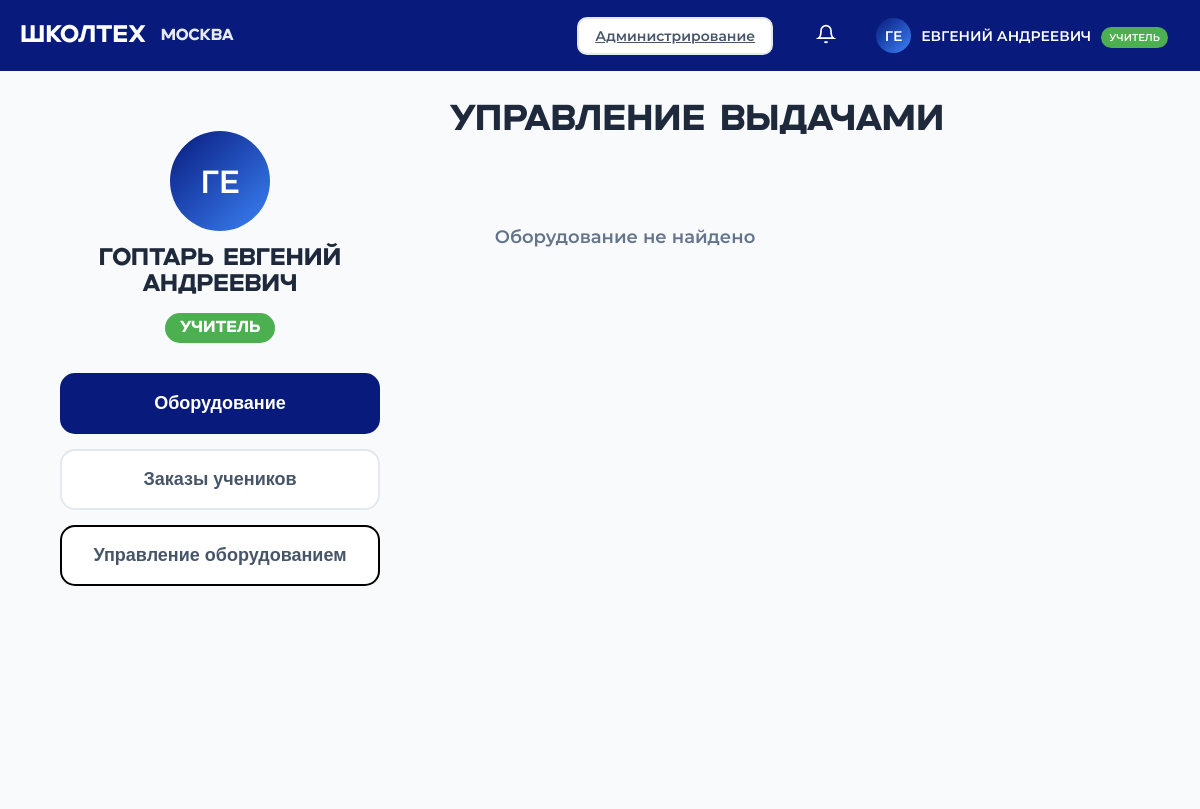
Page /rentals (signed in) on the committed database.
### tables this page shows
CREATE TABLE users
                 (id INTEGER PRIMARY KEY AUTOINCREMENT,
                  first_name TEXT NOT NULL,
                  last_name TEXT NOT NULL,
                  middle_name TEXT,
                  school_number TEXT NOT NULL,
                  class TEXT NOT NULL,
                  username TEXT UNIQUE NOT NULL,
                  email TEXT UNIQUE NOT NULL,
                  password TEXT NOT NULL,
                  role TEXT NOT NULL DEFAULT 'student',
                  is_active BOOLEAN DEFAULT 1,
                  created_at TIMESTAMP DEFAULT CURRENT_TIMESTAMP);

### application.py (the view)
@app.route('/rentals')
def rentals():
    if 'user_id' not in session:
        return redirect(url_for('register'))
    user_data = get_user_by_id(session['user_id'])
    if not user_data:
        return redirect(url_for('register'))
    equipment = get_equipment_by_school(user_data['school_number'])
    student_requests = []
    if user_data['role'] == 'student':
        student_requests = get_student_requests(session['user_id'])
    unread_count = get_unread_notifications_count(session['user_id'])
    return render_template('rentals.html', user=user_data, equipment=equipment,
                         student_requests=student_requests, unread_count=unread_count)

### application.py (called while the page is built, shortened)
def get_db_connection():
    for attempt in range(5):
        try:
            with db_lock:
                conn = sqlite3.connect(MAIN_DB, timeout=30.0)
                conn.row_factory = sqlite3.Row
                conn.execute("PRAGMA foreign_keys = ON")
                conn.execute("PRAGMA journal_mode = WAL")
                return conn
        except sqlite3.OperationalError:
            if attempt < 4:
                time.sleep(0.1)
                continue
            raise
    raise sqlite3.OperationalError("Не удалось подключиться к базе")

def get_user_by_id(user_id):
    try:
        conn = get_db_connection()
        c = conn.cursor()
        c.execute("SELECT * FROM users WHERE id = ?", (user_id,))
        user = c.fetchone()
        conn.close()
        if user:
            return format_user_data(dict(user))
        return None
    except:
        return None

def format_user_data(user_dict):
    user_dict['avatar'] = f"{user_dict['last_name'][0]}{user_dict['first_name'][0]}" if user_dict.get('last_name') and user_dict.get('first_name') else '??'
    user_dict['role_display'] = 'УЧИТЕЛЬ' if user_dict.get('role') == 'teacher' else 'УЧЕНИК'
    return user_dict

def get_equipment_by_school(school_number):
    try:
        conn = get_db_connection()
        c = conn.cursor()
        c.execute('''SELECT * FROM equipment WHERE school_number = ? ORDER BY name''', (school_number,))
        equipment = [dict(row) for row in c.fetchall()]
        conn.close()
        return equipment
    except:
        return []

def get_unread_notifications_count(user_id):
    try:
        conn = get_db_connection()
        c = conn.cursor()
        c.execute("SELECT COUNT(*) FROM notifications WHERE user_id = ? AND is_read = 0", (user_id,))
        count = c.fetchone()[0]
        conn.close()
        return count
    except:
        return 0

@app.before_request
def basic_security():
    return None

### templates/rentals.html (shortened to what this page needs)
<!DOCTYPE html>
<html lang="ru">
<head>
    <link rel="stylesheet" href="{{ url_for('static', filename='style.css') }}">
</head>
<body>
    <nav class="navbar">
        <div class="logo-section">
            <a href="{{ url_for('home') }}" class="logo-link">
                <div class="logo-text">ШКОЛТЕХ</div>
            </a>
            <div class="location">МОСКВА</div>
        </div>
        <div class="user-section">
            {% if user and user.role == 'teacher' %}
            <a href="{{ url_for('admin_panel') }}" class="admin-nav-btn" style="margin-right: 15px;">
                Администрирование
            </a>
            {% endif %}
            <div class="notification-icon" id="notificationIcon">
                <svg width="20" height="20" viewBox="0 0 24 24" fill="none" stroke="currentColor" stroke-width="2">
                    <path d="M18 8A6 6 0 0 0 6 8c0 7-3 9-3 9h18s-3-2-3-9"></path>
                    <path d="M13.73 21a2 2 0 0 1-3.46 0"></path>
                </svg>
            </div>
            <a href="{{ url_for('account') }}" class="user-profile-link">
                <div class="user-profile">
                    <div class="avatar">{{ user.avatar }}</div>
                    <div class="user-info">
                        <div class="username">{{ user.first_name }} {% if user.middle_name %}{{ user.middle_name }}{% endif %}</div>
                        <div class="user-role {{ user.role }}">{{ user.role_display }}</div>
                    </div>
                </div>
            </a>
        </div>
    </nav>
    <div class="content vydachi-content">
        <div class="profile-section">
            <div class="user-profile-large">
                <div class="avatar-xlarge">{{ user.avatar }}</div>
                <div class="user-fullname-large">
                    {{ user.last_name }} {{ user.first_name }} {% if user.middle_name %}{{ user.middle_name }}{% endif %}
                </div>
                <div class="user-role-large {{ user.role }}">{{ user.role_display }}</div>
            </div>
            <div class="category-buttons">
                <button class="category-btn active" onclick="showSection('equipment', this)">Оборудование</button>
                {% if user.role == 'student' %}
                <button class="category-btn" onclick="showSection('my-requests', this)">Мои заказы</button>
                {% else %}
                <button class="category-btn" onclick="showSection('requests', this)">Заказы учеников</button>
                <button class="category-btn-additional" onclick="showAddEquipmentForm()">Управление оборудованием</button>
                {% endif %}
            </div>
        </div>
        <div class="orders-section">
            <h1 class="orders-title">
                {% if user.role == 'student' %}ДОСТУПНОЕ ОБОРУДОВАНИЕ{% else %}УПРАВЛЕНИЕ ВЫДАЧАМИ{% endif %}
            </h1>
            <div id="equipment-section" class="section-content">
                <div class="equipment-grid">
                    {% if equipment %}
                        {% for item in equipment %}
                        <div class="equipment-card">
                            <img src="{{ url_for('static', filename=item.image_path) }}"
                                alt="{{ item.name }}"
                                class="equipment-image"
                                onerror="this.src='{{ url_for('static', filename='images/placeholder.jpg') }}'">
                            {% if item.available == 0 %}
                            <div class="unavailable-overlay">
                                <div class="unavailable-text">Нет в наличии</div>
                            </div>
                            {% endif %}
                            <div class="equipment-content">
                                <h3 class="equipment-name">{{ item.name }}</h3>
                                <p class="equipment-description">{{ item.description if item.description else 'Описание отсутствует' }}</p>
                                <span class="equipment-class {{ item.category }}">
                                    {% if item.category == 'technology' %}ТЕХНОЛОГИИ
                                    {% elif item.category == 'biology' %}БИОЛОГИЯ
                                    {% elif item.category == 'informatics' %}ИНФОРМАТИКА
                                    {% elif item.category == 'chemistry' %}ХИМИЯ
                                    {% elif item.category == 'physics' %}ФИЗИКА
                                    {% else %}ДРУГОЕ{% endif %}
                                </span>
                                <div class="equipment-meta">
                                    <small>Доступно: {{ item.available if item.available is not none else 0 }} шт.</small>
                                    <small>Добавил: {{ item.creator_name if item.creator_name else 'Система' }}</small>
                                </div>
                                {% if user.role == 'student' %}
                                    {% if item.available and item.available > 0 %}
                                    <button class="order-button" onclick="requestEquipment({{ item.id }})">ПОДАТЬ ЗАЯВКУ</button>
                                    {% else %}
                                    <button class="order-button disabled" disabled>НЕТ В НАЛИЧИИ</button>
                                    {% endif %}
                                {% endif %}
                            </div>
                        </div>
                        {% endfor %}
                    {% else %}
                        <div class="no-equipment">
                            <p>Оборудование не найдено</p>
                        </div>
                    {% endif %}
                </div>
            </div>
        </div>
    </div>
</body>
</html>

### static/style.css (style rules this page uses)
* { margin: 0; padding: 0; box-sizing: border-box; }
body { font-family: 'MONTSERRAT'; background-color: #f8fafc; }
.navbar { background-color: #081B7D; color: white; padding: 12px 20px; display: flex; justify-content: space-between; align-items: center; }
.logo-section { display: flex; align-items: center; gap: 15px; font-family: 'UNCAGE', sans-serif; }
.logo-text { font-size: 24px; font-weight: bold; }
.location { font-size: 16px; opacity: 0.9; }
.user-section { display: flex; align-items: center; gap: 20px; }
.notification-icon { cursor: pointer; padding: 8px; border-radius: 50%; position: relative; }
.user-profile { display: flex; align-items: center; gap: 10px; cursor: pointer; padding: 8px 12px; border-radius: 20px; transition: background-color 0.3s; }
.avatar { width: 35px; height: 35px; background: linear-gradient(135deg, #081B7D, #3b82f6); border-radius: 50%; display: flex; align-items: center; justify-content: center; font-weight: bold; font-size: 14px; color: white; }
.username { font-size: 14px; }
.user-role { padding: 2px 8px; border-radius: 12px; font-size: 10px; font-weight: bold; margin-top: 4px; }
.user-role.teacher { background-color: #4CAF50; color: white; }
.admin-nav-btn { padding: 8px 16px; background: white; border: 2px solid #e2e8f0; border-radius: 10px; font-size: 14px; font-weight: bold; color: #475569; cursor: pointer; text-align: center; font-family: 'Montserrat; }
.logo-link { text-decoration: none; color: white !important; }
.user-profile-link { text-decoration: none; color: inherit; }
.user-profile { display: flex; align-items: center; gap: 10px; padding: 6px 12px; border-radius: 20px; transition: background-color 0.3s; cursor: pointer; }
.avatar { width: 35px; height: 35px; background: linear-gradient(135deg, #081B7D, #3b82f6); border-radius: 50%; display: flex; align-items: center; justify-content: center; font-weight: bold; font-size: 14px; color: white; flex-shrink: 0; }
.user-info { display: flex; align-items: center; gap: 10px; }
.username { font-size: 14px; color: white; white-space: nowrap; }
.user-role { padding: 4px 8px; border-radius: 12px; font-size: 10px; font-weight: bold; white-space: nowrap; flex-shrink: 0; }
.content { padding: 40px; }

### templates/rentals.html (style rules this page uses)
.vydachi-content { padding: 30px; min-height: calc(100vh - 60px); display: flex; gap: 40px; }
.profile-section { flex: 0 0 33.333%; background: #f8fafc; border-radius: 20px; padding: 30px; display: flex; flex-direction: column; gap: 30px; }
.user-profile-large { display: flex; flex-direction: column; align-items: center; gap: 15px; text-align: center; }
.avatar-xlarge { width: 100px; height: 100px; background: linear-gradient(135deg, #081B7D, #3b82f6); border-radius: 50%; display: flex; align-items: center; justify-content: center; font-size: 32px; font-weight: bold; color: white; }
.user-fullname-large { font-family: 'UNCAGE', sans-serif; font-size: 24px; font-weight: bold; color: #1e293b; }
.user-role-large { font-family: 'UNCAGE', sans-serif; font-size: 16px; color: #64748b; background: #e2e8f0; padding: 6px 15px; border-radius: 20px; }
.user-role-large.teacher { background-color: #4CAF50; color: white; }
.category-buttons { display: flex; flex-direction: column; gap: 15px; }
.category-btn { background: white; border: 2px solid #e2e8f0; padding: 18px 20px; border-radius: 15px; font-size: 18px; font-weight: bold; color: #475569; cursor: pointer; text-align: center; }
.category-btn-additional { background: white; border: 2px solid #000000; padding: 18px 20px; border-radius: 15px; font-size: 18px; font-weight: bold; color: #475569; cursor: pointer; text-align: center; }
.category-btn.active { background: #081B7D; color: white; border-color: #081B7D; }
.orders-section { flex: 1; display: flex; flex-direction: column; gap: 25px; }
.orders-title { font-family: 'UNCAGE', sans-serif; font-size: 36px; font-weight: bold; color: #1e293b; margin: 0; }
.section-content { display: block; }
.equipment-grid { display: grid; grid-template-columns: repeat(auto-fill, minmax(300px, 1fr)); gap: 20px; margin-top: 20px; }
.no-equipment, .no-requests { text-align: center; padding: 40px; color: #64748b; font-size: 18px; }

### rows in the picture
users: first_name "ЕВГЕНИЙ", middle_name "АНДРЕЕВИЧ", role_display "УЧИТЕЛЬ", last_name "ГОПТАРЬ"

### other values in the picture
{{ user.avatar }} "ГЕ"
